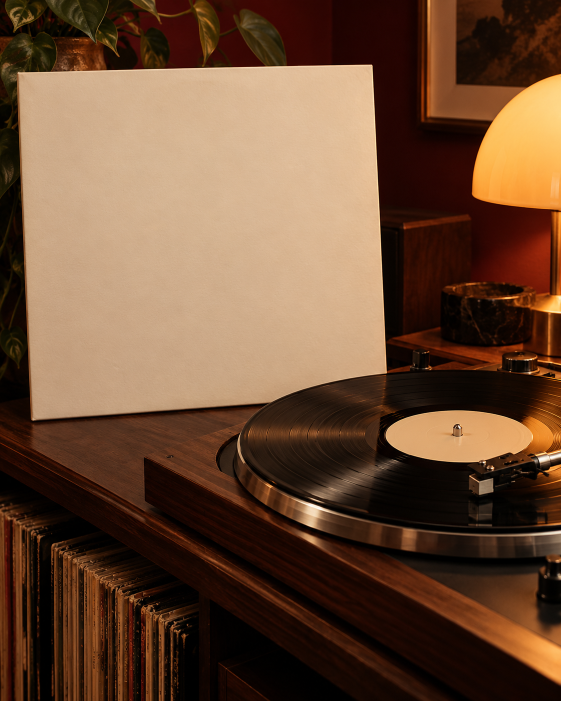
#> input picture evals/art-direction/diagnostic-2026-10-22/renders/step9/flyer/B-base-source.png, 1122 x 1402 px (shown at 1/2 size)
$ python render_flyer_c2.py
#> lines starting #> are read from the running program, lines starting #| are printed output that depends on the picture
#!/usr/bin/env python3
"""Composite Paso 10 flyer C2 onto the measured sleeve plane."""
from __future__ import annotations

import hashlib
import json
from pathlib import Path

import cv2
import numpy as np
from PIL import Image, ImageDraw, ImageFont, ImageOps

ROOT = Path(__file__).resolve().parent
REPO = ROOT.parents[5]
S9 = REPO / "evals/art-direction/diagnostic-2026-10-22/renders/step9"
SOURCE = S9 / "flyer/B-base-source.png"
FONT_DIR = S9 / "fonts"
SIZE = (1080, 1350)
PLANE = (720, 680)


def sha(path: Path) -> str:
    return hashlib.sha256(path.read_bytes()).hexdigest()


def draw_line(canvas: Image.Image, text: str, x: int, y: int, font: ImageFont.FreeTypeFont):
    d = ImageDraw.Draw(canvas)
    box = d.textbbox((0, 0), text, font=font)
    d.text((x - box[0], y - box[1]), text, font=font, fill=255)


def measure(mask: np.ndarray, H: np.ndarray) -> tuple[list[int], np.ndarray]:
    warped = cv2.warpPerspective(mask, H, SIZE, flags=cv2.INTER_CUBIC,
                                 borderMode=cv2.BORDER_CONSTANT, borderValue=0)
    ys, xs = np.where(warped > 200)
    if not len(xs):
        raise RuntimeError("empty projected glyph mask")
    return [int(xs.min()), int(ys.min()), int(xs.max()) + 1, int(ys.max()) + 1], warped


def make_text_masks():
    scale = 3
    canvas = Image.new("L", (PLANE[0] * scale, PLANE[1] * scale), 0)
    ink_groups: dict[str, list[Image.Image]] = {"headline": [], "metadata": []}
    title_font = ImageFont.truetype(str(FONT_DIR / "BricolageGrotesque-Bold.ttf"), 124 * scale)
    meta_font = ImageFont.truetype(str(FONT_DIR / "InstrumentSans-Regular.ttf"), 64 * scale)
    metadata_ratio = 1.0

    # The title is a two-line phrase. Keep every supplied separator attached
    # to following metadata and keep the whole metadata group on one line.
    entries = [
        ("headline", "Noche de", 60, 55, title_font),
        ("headline", "vinilos", 60, 181, title_font),
        ("metadata", "· Sala Taller · 14 nov · 21:00", 40, 460, meta_font),
    ]
    for role, text, x, y, f in entries:
        layer = Image.new("L", canvas.size, 0)
        draw_line(layer, text, (0 if role == "metadata" else x * scale), y * scale, f)
        if role == "metadata":
            glyph_box = layer.getbbox()
            glyphs = layer.crop(glyph_box)
            safe_width = (PLANE[0] - 2 * x) * scale
            metadata_ratio = min(1.0, safe_width / glyphs.width)
            glyphs = glyphs.resize((round(glyphs.width * metadata_ratio), glyphs.height), Image.Resampling.LANCZOS)
            fitted = Image.new("L", canvas.size, 0)
            fitted.paste(glyphs, (x * scale, glyph_box[1]))
            layer = fitted
        canvas = Image.composite(Image.new("L", canvas.size, 255), canvas, layer)
        ink_groups[role].append(layer)

    down = lambda m: np.array(m.resize(PLANE, Image.Resampling.LANCZOS), dtype=np.uint8)
    group_masks = {role: np.maximum.reduce([down(m) for m in layers]) for role, layers in ink_groups.items()}
    total = np.maximum.reduce(list(group_masks.values()))
    return total, group_masks, metadata_ratio


def main():
    image = ImageOps.fit(Image.open(SOURCE).convert("RGB"), SIZE,
                         method=Image.Resampling.LANCZOS, centering=(0.5, 0.5))
    base = np.asarray(image).astype(np.float32)

    # The four corners come from intersections of long Canny/Hough edge fits
    # around the sleeve. Coordinates below are in the untouched source photo.
    # They were scaled with the same center-fit used for the rendered final.
    source_corners = np.array([
        [31.01, 144.36], [743.96, 128.16], [774.29, 787.36], [62.05, 840.07]
    ], dtype=np.float32)
    source_w, source_h = Image.open(SOURCE).size
#> source_w = 1122; source_h = 1402
    scale_x, scale_y = SIZE[0] / source_w, SIZE[1] / source_h
#> scale_x = 0.963; scale_y = 0.963
    dst = source_corners * np.array([scale_x, scale_y], dtype=np.float32)
#> dst = [[29.85, 139], [716.1, 123.4], [745.3, 758.2], [59.73, 808.9]]
    rect = np.array([[0, 0], [PLANE[0] - 1, 0],
                     [PLANE[0] - 1, PLANE[1] - 1], [0, PLANE[1] - 1]], dtype=np.float32)
    H = cv2.getPerspectiveTransform(rect, dst)
#> H = [[1.01, 0.0439, 29.85], [-0.0122, 0.985, 139], [7.69e-05, -2e-06, 1]]
    inverse = cv2.getPerspectiveTransform(dst, rect)
#> inverse = [[0.99, -0.0442, -23.42], [0.023, 1.01, -141.4], [-7.61e-05, 5.42e-06, 1]]

    total_mask, masks, metadata_ratio = make_text_masks()
#> in make_text_masks, `canvas = Image.new("L", (PLANE[0] * scale, PLANE[1] * scale), 0)`: canvas: PIL image 2160x2040 L; every value is 0
#> the loop in make_text_masks, `for role, text, x, y, f in entries:` made 3 passes
#> (box in draw_line, glyph_box) on pass 3: ((0, 33, 2678, 182), (20, 1380, 2160, 1529))
#> box in draw_line on passes 1 to 2: (0, 63, 1758, 351), (0, 63, 1187, 351)
#> pass 1, in make_text_masks, `canvas = Image.composite(Image.new("L", canvas.size, 255), canvas, lay..`:
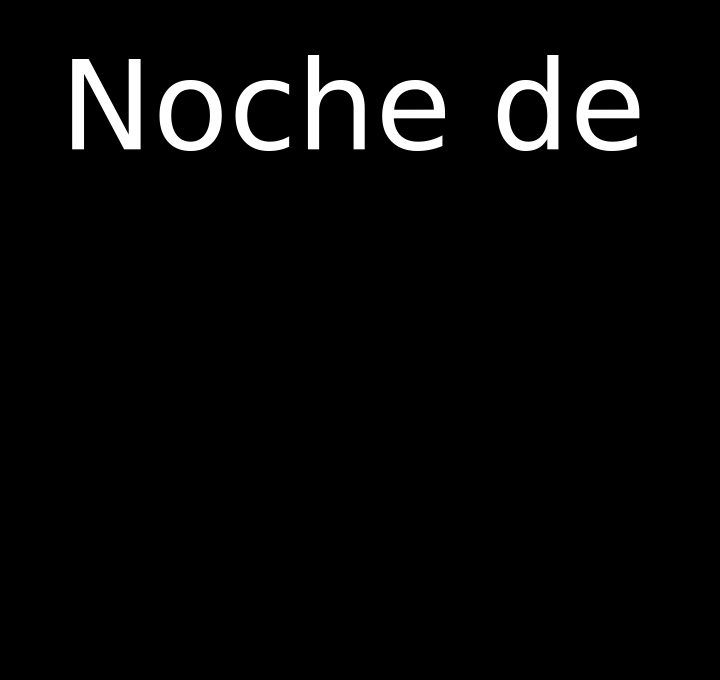
#> canvas: PIL image 2160x2040 L (shown at 1/3 size); min 0, max 255, mean 7.9
#> after the loop in make_text_masks, `for role, text, x, y, f in entries:`:
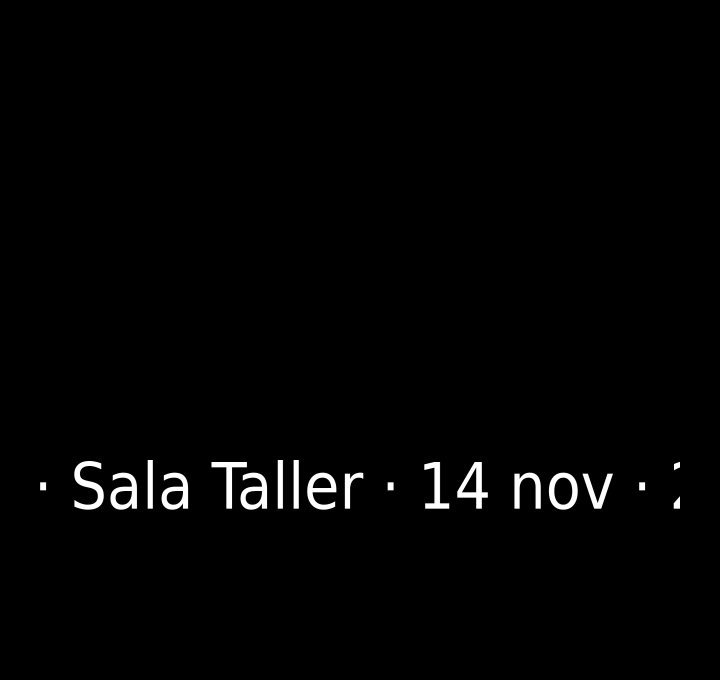
#> fitted: PIL image 2160x2040 L (shown at 1/3 size); min 0, max 255, mean 3.4
#> metadata_ratio = 0.897
    projected = cv2.warpPerspective(total_mask, H, SIZE, flags=cv2.INTER_CUBIC,
                                    borderMode=cv2.BORDER_CONSTANT, borderValue=0)
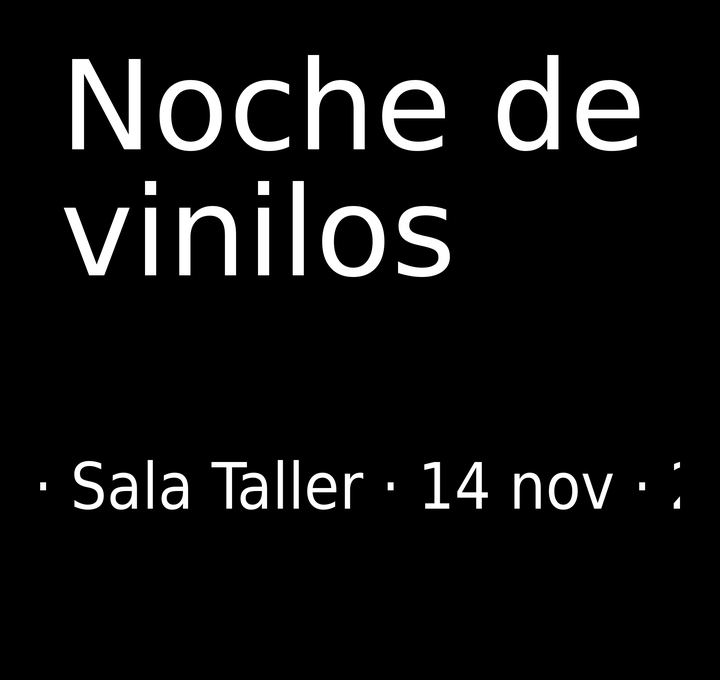
#> total_mask: shape (680, 720); min 0, max 255, mean 16.4
    masks_out = {role: cv2.warpPerspective(mask, H, SIZE, flags=cv2.INTER_CUBIC,
                                           borderMode=cv2.BORDER_CONSTANT, borderValue=0)
                 for role, mask in masks.items()}
#> masks_out = 2 items

    # Print uses substrate light and grain: the original sleeve pixel is locally
    # darkened under ink, with a small grain-linked modulation and no cast shadow.
    coverage = np.clip(projected.astype(np.float32) / 255.0, 0, 1)
    gray = np.mean(base, axis=2)
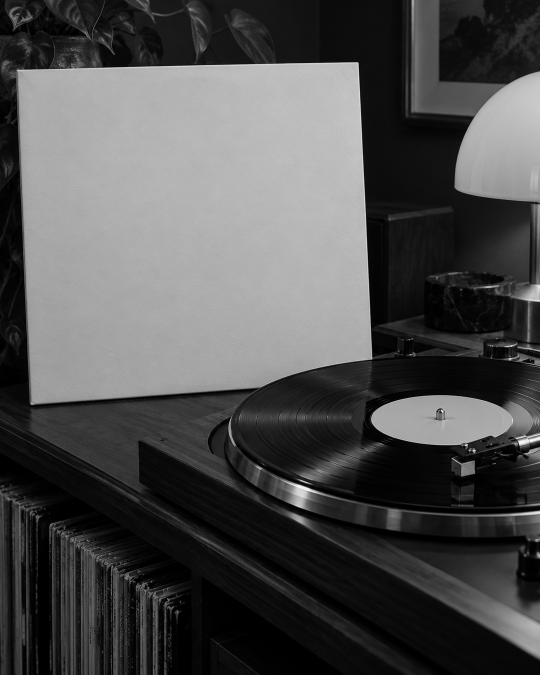
#> gray: shape (1350, 1080) float32 (shown at 1/2 size); min 0, max 255, mean 78.5
    local = np.clip((gray - 100.0) / 170.0, 0, 1)
    ink_rgb = base * np.array([0.255, 0.202, 0.184], dtype=np.float32)
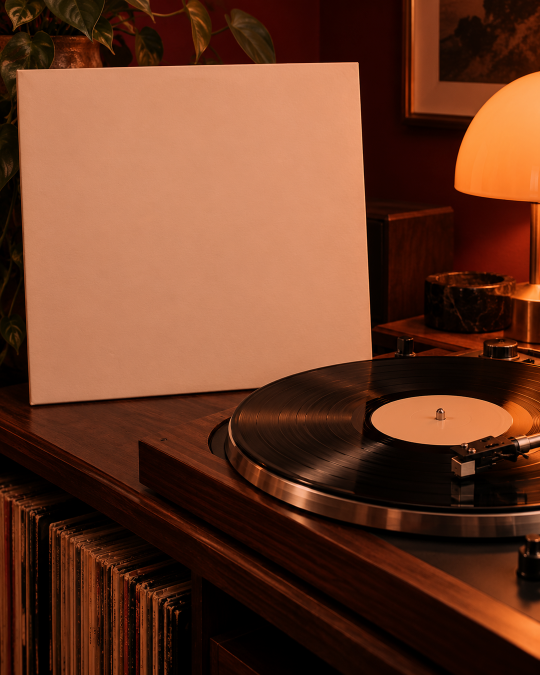
#> ink_rgb: shape (1350, 1080, 3) float32 (shown at 1/2 size); mean R, G, B 27.3, 15.3, 9.7; drawn with min black and max white
    grain = (local - 0.72) * 0.08
    alpha = coverage * np.clip(0.82 + grain, 0.74, 0.88)
    out = base * (1.0 - alpha[:, :, None]) + ink_rgb * alpha[:, :, None]
    out = np.clip(out, 0, 255).astype(np.uint8)

    out_path = ROOT / "C.png"
    Image.fromarray(out, "RGB").save(out_path)
    Image.fromarray(out).resize((360, 450), Image.Resampling.LANCZOS).save(ROOT / "C-360.png")
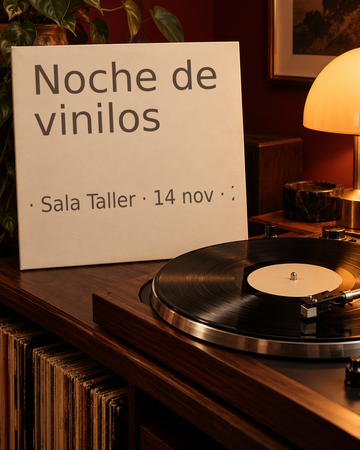
#> saved as C-360.png: PIL image 360x450 RGB; mean R, G, B 104.6, 73.3, 51

    boxes = []
    for role, mask in masks_out.items():
        box, _ = measure(mask, np.eye(3, dtype=np.float32))
        rendered_size = 124 if role == "headline" else 64
        boxes.append({
            "role": role,
            "text": "Noche de vinilos" if role == "headline" else "· Sala Taller · 14 nov · 21:00",
            "box": box,
            "size": rendered_size,
            "font_effective": "BricolageGrotesque-Bold.ttf" if role == "headline" else "InstrumentSans-Regular.ttf",
            "fill": [59, 44, 36],
            "method": "glyph mask projected with sleeve homography",
        })
#> this loop made 2 passes
#> (role, box, rendered_size) on passes 1 to 2: ('headline', [103, 179, 648, 406], 124), ('metadata', [92, 558, 702, 636], 64)
#> pass 2, in measure (call 2), `warped = cv2.warpPerspective(mask, H, SIZE, flags=cv2.INTER_CUBIC, bor..`:
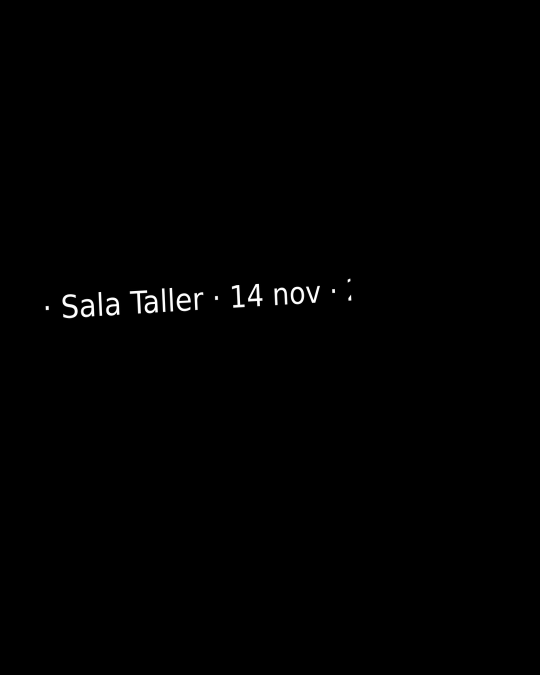
#> warped: shape (1350, 1080) (shown at 1/2 size); min 0, max 255, mean 1
#> after the loop, boxes = 2 items
    (Path(str(out_path) + ".boxes.json")).write_text(json.dumps({
        "size": list(SIZE), "text_free": False, "condition": "C2: editable text projected onto sleeve plane",
        "copy": "Noche de vinilos · Sala Taller · 14 nov · 21:00", "boxes": boxes,
    }, ensure_ascii=False, indent=2) + "\n")
    evidence = {
        "baseline": "Step 9 flyer A; John's preference is perspective-warped printed lettering.",
        "correction_rounds_used": 1,
        "source_asset": str(SOURCE.relative_to(REPO)), "source_sha256": sha(SOURCE),
        "source_size_px": [source_w, source_h], "final_size_px": list(SIZE),
        "surface": "blank matte cream sleeve; type is on its photographed plane",
        "corner_measurement": "long Canny/Hough edge fits intersected; source pixel coordinates",
        "corners_source_px": source_corners.tolist(), "corners_final_px": dst.tolist(),
        "rectified_plane_px": list(PLANE), "safe_inset_ratio": 0.05,
        "homography_rectified_to_final": H.tolist(),
        "inverse_homography_final_to_rectified": inverse.tolist(),
        "corner_roundtrip_residual_px": float(np.max(np.linalg.norm(
            cv2.perspectiveTransform(dst.reshape(-1, 1, 2), inverse).reshape(-1, 2) - rect, axis=1))),
        "integration": "multiply-style warm dark brown print; local sleeve luminance and grain modulate ink alpha; no shadow/stroke/panel; the separator before Sala Taller is attached to the metadata line, with no isolated divider dot",
        "headline": {"editable_text": "Noche de\\nvinilos", "font": "BricolageGrotesque-Bold.ttf", "font_px_rectified": 124,
                     "cap_px_rectified": 82, "cap_px_feed360_approx": 27.33},
        "metadata": {"editable_text": "· Sala Taller · 14 nov · 21:00", "font": "InstrumentSans-Regular.ttf", "font_px_rectified": 64,
                     "cap_px_rectified": 46, "cap_px_feed360_approx": 15.33,
                     "horizontal_compression": metadata_ratio},
        "title_metadata_cap_ratio": 82 / 46,
        "candidate_claim": "visual appearance requires judge review; geometric projection metrics are recorded, not a universal validated rule",
        "output_sha256": sha(out_path),
    }
    (ROOT / "surface-evidence.json").write_text(json.dumps(evidence, ensure_ascii=False, indent=2) + "\n")
    print(json.dumps({"output": str(out_path), "sha256": evidence["output_sha256"],
                      "corner_roundtrip_residual_px": evidence["corner_roundtrip_residual_px"]}, indent=2))
#| {
#|   "output": "evals/art-direction/diagnostic-2026-10-22/renders/step10/flyer/C.png",
#|   "sha256": "4a72b06013c6c6df0318b4611d69ef8db8be7a2c276df6598f0f0f44d1928f79",
#|   "corner_roundtrip_residual_px": 3.003837006606072e-14
#| }


if __name__ == "__main__":
    main()

$ run again, with evals/art-direction/diagnostic-2026-10-22/renders/step9/flyer/A-source.png copied over evals/art-direction/diagnostic-2026-10-22/renders/step9/flyer/B-base-source.png
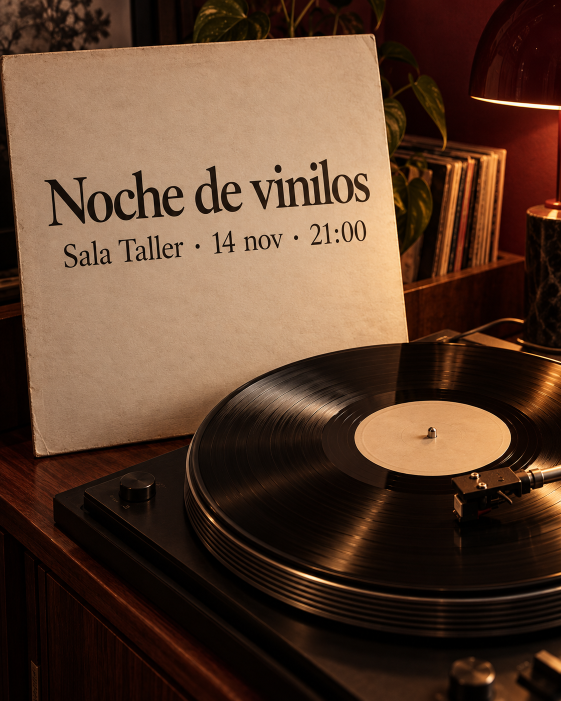
#> input picture evals/art-direction/diagnostic-2026-10-22/renders/step9/flyer/A-source.png, 1122 x 1402 px (shown at 1/2 size)
#> source_w = 1122; source_h = 1402
#> scale_x = 0.963
#> dst = [[29.85, 139], [716.1, 123.4], [745.3, 758.2], [59.73, 808.9]]
#> H = [[1.01, 0.0439, 29.85], [-0.0122, 0.985, 139], [7.69e-05, -2e-06, 1]]
#> inverse = [[0.99, -0.0442, -23.42], [0.023, 1.01, -141.4], [-7.61e-05, 5.42e-06, 1]]
#> the loop in make_text_masks, `for role, text, x, y, f in entries:` made 3 passes
#> (box in draw_line, glyph_box) on pass 3: ((0, 33, 2678, 182), (20, 1380, 2160, 1529))
#> masks_out = 2 items
#> in main, `local = np.clip((gray - 100.0) / 170.0, 0, 1)`:
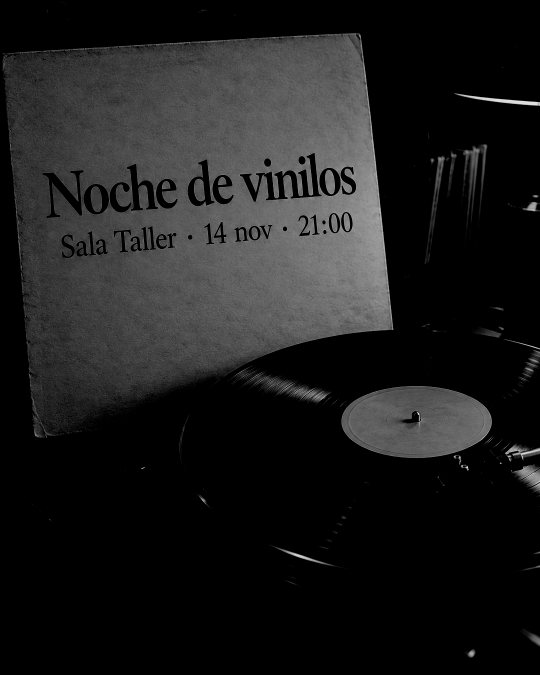
#> local: shape (1350, 1080) float32 (shown at 1/2 size); min 0, max 0.912, mean 0.113
#> in main, `Image.fromarray(out).resize((360, 450), Image.Resampling.LANCZOS).save..`:
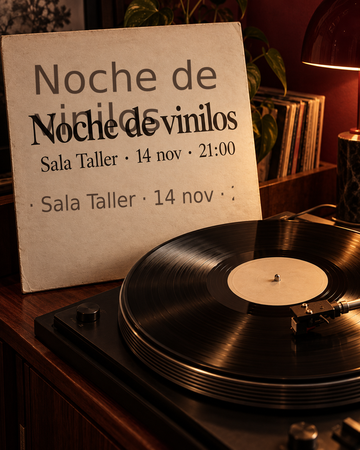
#> saved as C-360.png: PIL image 360x450 RGB; mean R, G, B 90.1, 63, 45.4
#> the loop in main, `for role, mask in masks_out.items():` made 2 passes
#> (role, box, rendered_size) on passes 1 to 2: ('headline', [103, 179, 648, 406], 124), ('metadata', [92, 558, 702, 636], 64)
#| {
#|   "output": "evals/art-direction/diagnostic-2026-10-22/renders/step10/flyer/C.png",
#|   "sha256": "52c0f6a453545c394b239ea7a8b9d4ca11dda56086eb0424d346db0bbca02191",
#|   "corner_roundtrip_residual_px": 3.003837006606072e-14
#| }
